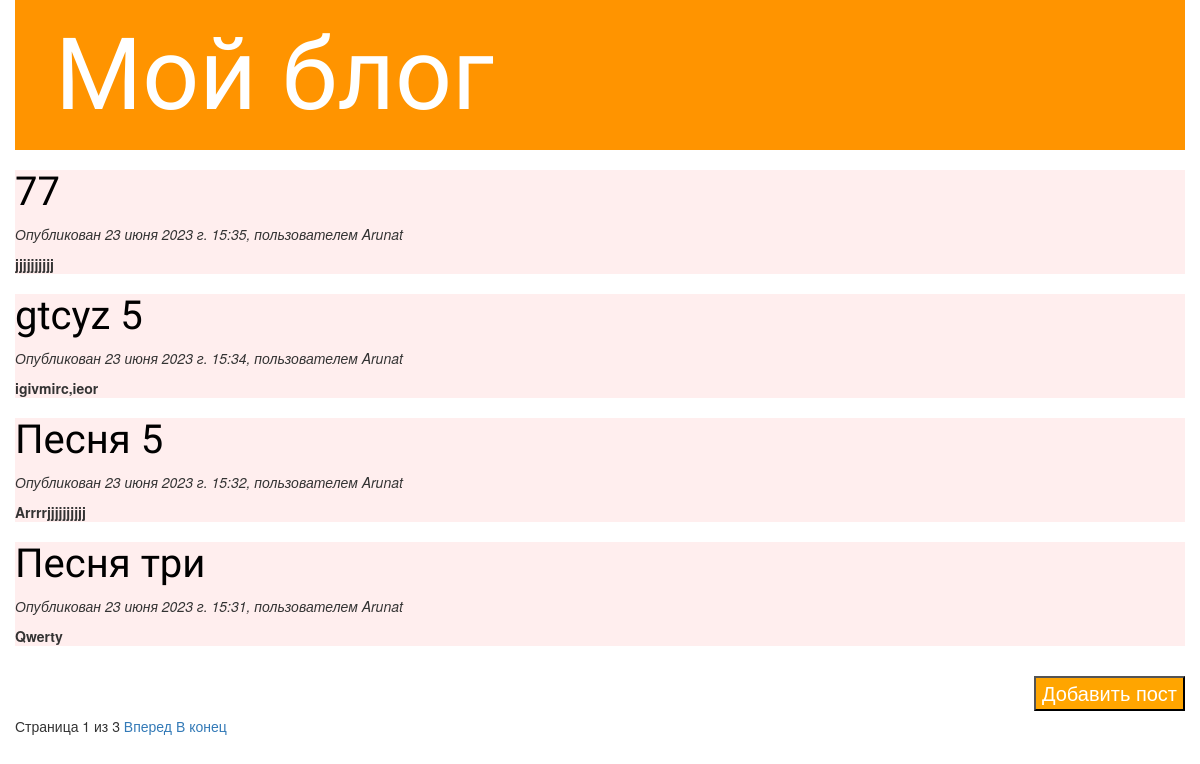
The app's page /, older data.
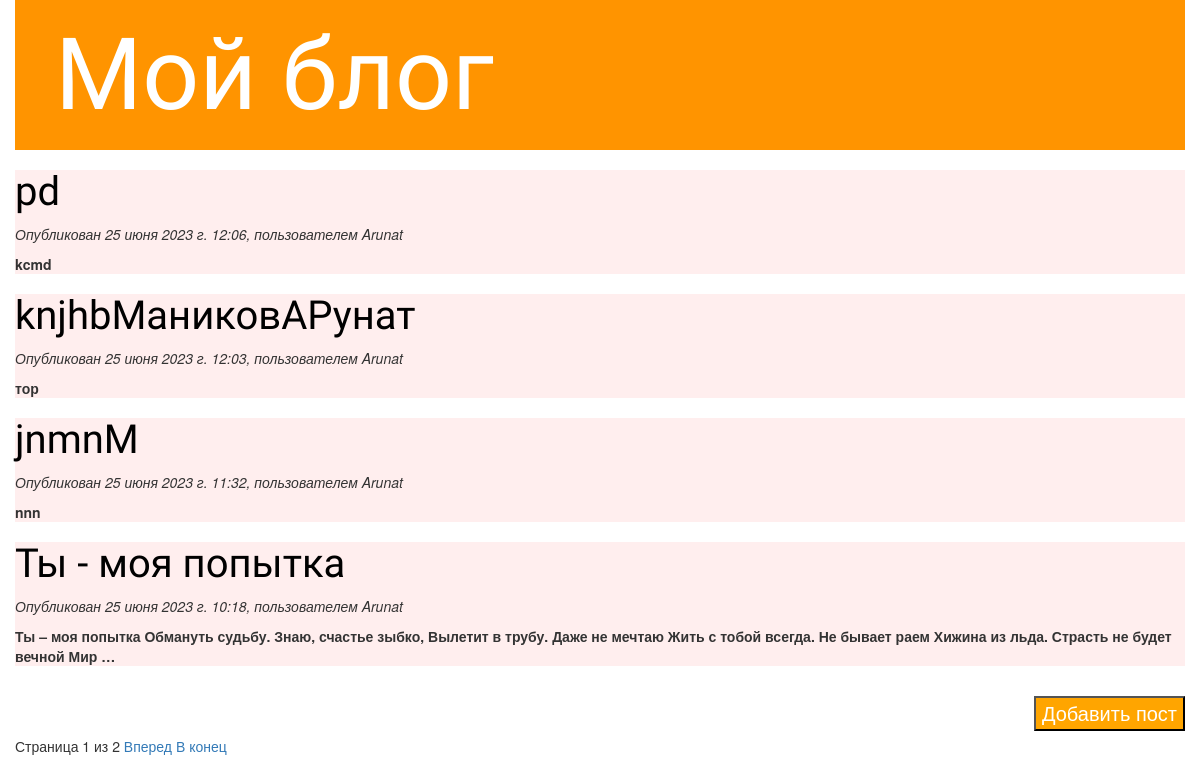
The same page, newer data.
### main/models.py (models this page shows, shortened)
class Post(models.Model):
    class Status(models.TextChoices):
        DRAFT = 'DF', 'Черновик'
        PUBLISHED = 'PB', 'Опубликован'
    title = models.CharField(max_length=250)
    slug = models.SlugField(max_length=250,
                            unique_for_date='publish') #для того чтобы в базе данных не могло сохроняться посты с одинаковыми слагами
    author = models.ForeignKey(User,
                               on_delete=models.CASCADE,
                               related_name='blog_posts')
    body = models.TextField()
    publish = models.DateTimeField(default=timezone.now)
    created = models.DateTimeField(auto_now_add=True)
    update = models.DateTimeField(auto_now=True)
    status = models.CharField(max_length=2,
                              choices=Status.choices,
                              default=Status.PUBLISHED)
    objects = models.Manager()
    published = PublishedManager()
    class Meta:
        ordering = ['-publish']
        indexes = [
            models.Index(fields=['-publish'])
        ]
    def get_absolute_url(self):
        return reverse('main:post_detail',
                       args=[self.publish.year,
                             self.publish.month,
                             self.publish.day,
                             self.slug
                             ])

### main/views.py (the view)
# urls.py: path('', views.post_list, name='post_list'),
def post_list(request):
    post_lists = Post.published.all()
    paginator = Paginator(post_lists, 4)
    page_number = request.GET.get('page')  # если нет по такому юрл постарничной разбивки, переносит на 1 стр
    try:
        posts = paginator.get_page(page_number)
    except PageNotAnInteger:
        posts = paginator.page('1')
    except EmptyPage:
        posts = paginator.page(paginator.num_pages)
    return render(request,
                  'main/post/list.html',
                  {'posts': posts})

### main/models.py (called while the page is built)
    def get_queryset(self):
        return super().get_queryset()\
                        .filter(status=Post.Status.PUBLISHED)

### main/templates/main/post/list.html (shortened to what this page needs)
{% extends "main/base.html" %}
{% block content %}
    {% for post in posts %}
        <div class="post-list">
            <h2 class="post-name">
                <a href = '{{ post.get_absolute_url }}'>
                    {{ post.title }}
                </a>
            </h2>
            <p class="date">
                <i> Опубликован {{post.publish}}, пользователем {{ post.author }} </i>
            </p>
            <b>{{ post.body|truncatewords:30|linebreaks }}</b>
        </div>
    {% endfor %}
    <br>
    <a href="{% url 'main:create' %}"><button class="button1">Добавить пост</button></a> <br>
    {% include "pagination.html" with page=posts %}
{% endblock %}

### main/templates/main/base.html (shortened to what this page needs)
{% load static %}
<!DOCTYPE html>
<html lang="en">
<head>
    <link rel="stylesheet" href="//maxcdn.bootstrapcdn.com/bootstrap/3.2.0/css/bootstrap.min.css">
    <link rel="stylesheet" href="//maxcdn.bootstrapcdn.com/bootstrap/3.2.0/css/bootstrap-theme.min.css">
    <link rel="stylesheet" href="{% static 'css/blog.css' %}">
</head>
<body>
    <h1>Мой блог</h1>
    <div id="content">
        {% block content %}
        {% endblock %}
    </div>
    <div id="sidebar">
        <br>
        <br>
    </div>
</body>
</html>

### main/templates/pagination.html (shortened to what this page needs)
<div class="pagination">
    <span class="step-links">
        <span class="current">
            Страница {{ page.number }} из {{ page.paginator.num_pages }}
        </span>
        {% if page.has_next %}
            <a href="?page={{ page.next_page_number }}">Вперед</a>
            <a href="?page={{ page.paginator.num_pages }}">В конец</a>
        {%endif%}
    </span>
</div>

### main/static/css/blog.css (style rules this page uses)
h1 { color: white; font-family: 'Lobster'; background-color: #ff9400; margin-top: 0; padding: 20px 20px 20px 40px; font-size: 100px; }
body { padding-left: 15px; padding-right: 15px; }
.post-name { font-family: 'Lobster'; font-size: 40px; }
h2 a { color: black; }
.post-list { background-color: #FFEEEE; }
.button1 { background-color: orange; font-size: 20px; float: right; color: white; }

Row changes from the older to the newer data that the page shows:
removed Post: title "77", publish "23 июня 2023 г. 15:35", author "Arunat", body "jjjjjjjjjj"
removed Post: title "gtcyz 5", publish "23 июня 2023 г. 15:34", author "Arunat", body "igivmirc,ieor"
removed Post: title "Песня 5", publish "23 июня 2023 г. 15:32", author "Arunat", body "Arrrrjjjjjjjjjj"
removed Post: title "Песня три", publish "23 июня 2023 г. 15:31", author "Arunat", body "Qwerty"
added Post: title "pd", publish "25 июня 2023 г. 12:06", author "Arunat", body "kcmd"
added Post: title "knjhbМаниковАРунат", publish "25 июня 2023 г. 12:03", author "Arunat", body "тор"
added Post: title "jnmnM", publish "25 июня 2023 г. 11:32", author "Arunat", body "nnn"
added Post: title "Ты - моя попытка", publish "25 июня 2023 г. 10:18", author "Arunat", body "Ты – моя попытка Обмануть судьбу. Знаю, счастье зыбко, Вылетит в трубу. Даже не мечтаю Жить с тобой всегда. Не бывает раем Хижина из льда. Страсть не будет вечной Мир …"
Text that changed along with them:
{{ page.paginator.num_pages }}: "3" → "2"
